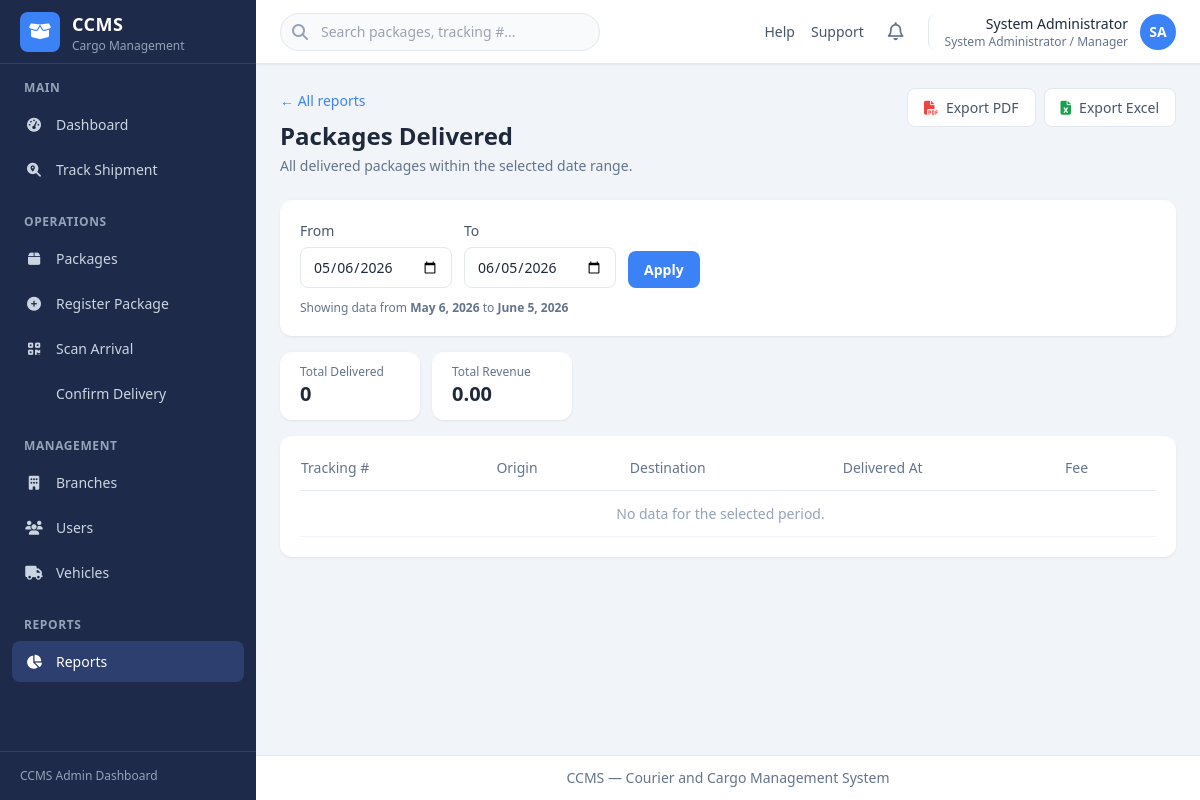
Before: /reports/packages_delivered/ (signed in) with the older database file.
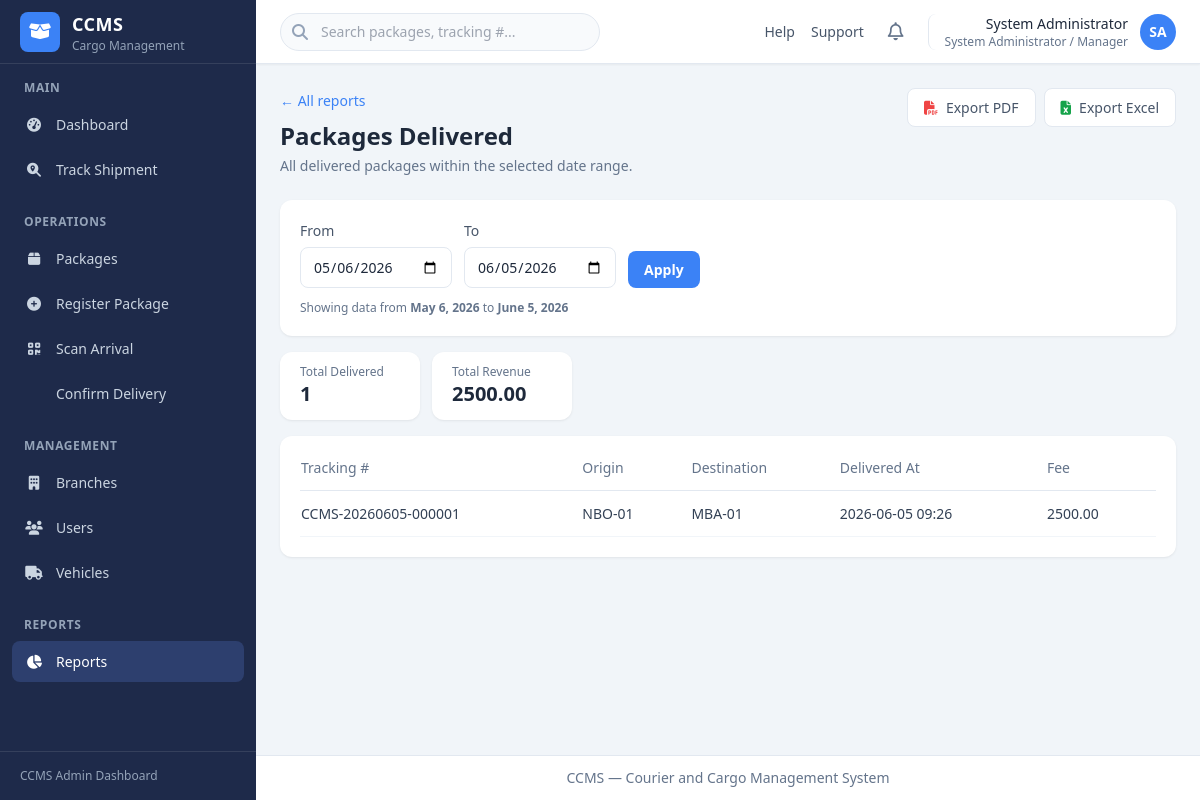
After: the same page with the newer database file.
### ccms_app/models.py (models this page shows, shortened)
class Package(models.Model):
    tracking_number = models.CharField(max_length=30, unique=True, editable=False)
    sender_full_name = models.CharField(max_length=255)
    sender_id_number = models.CharField(max_length=50)
    sender_phone = models.CharField(max_length=20)
    receiver_full_name = models.CharField(max_length=255)
    receiver_id_number = models.CharField(max_length=50)
    receiver_phone = models.CharField(max_length=20)
    package_type = models.CharField(max_length=20, choices=PackageType.choices)
    description = models.TextField(blank=True)
    quantity = models.PositiveIntegerField(default=1)
    weight = models.DecimalField(max_digits=10, decimal_places=2)
    origin_branch = models.ForeignKey(
        Branch,
        on_delete=models.PROTECT,
        related_name='outgoing_packages',
    )
    destination_branch = models.ForeignKey(
        Branch,
        on_delete=models.PROTECT,
        related_name='incoming_packages',
    )
    assigned_vehicle = models.ForeignKey(
        Vehicle,
        on_delete=models.SET_NULL,
        null=True,
        blank=True,
        related_name='shipments',
    )
    transport_fee = models.DecimalField(max_digits=12, decimal_places=2)
    status = models.CharField(
        max_length=30,
        choices=PackageStatus.choices,
        default=PackageStatus.REGISTERED,
    )
    registered_by = models.ForeignKey(
        settings.AUTH_USER_MODEL,
        on_delete=models.PROTECT,
        related_name='registered_packages',
    )
    registered_at = models.DateTimeField(auto_now_add=True)
    received_by = models.ForeignKey(
        settings.AUTH_USER_MODEL,
        on_delete=models.SET_NULL,
        null=True,
        blank=True,
        related_name='received_packages',
    )
    received_at_branch = models.ForeignKey(
        Branch,
        on_delete=models.SET_NULL,
        null=True,
        blank=True,
        related_name='received_packages',
    )
    arrived_at = models.DateTimeField(null=True, blank=True)
    delivered_by = models.ForeignKey(
        settings.AUTH_USER_MODEL,
        on_delete=models.SET_NULL,
        null=True,
        blank=True,
        related_name='delivered_packages',
    )
    delivered_at = models.DateTimeField(null=True, blank=True)
    delivery_receiver_id_number = models.CharField(max_length=50, blank=True)
    created_at = models.DateTimeField(auto_now_add=True)
    updated_at = models.DateTimeField(auto_now=True)
    class Meta:
        ordering = ['-registered_at']

class Branch(models.Model):
    name = models.CharField(max_length=255)
    code = models.CharField(max_length=20, unique=True)
    location = models.CharField(max_length=255)
    contact_number = models.CharField(max_length=20)
    is_active = models.BooleanField(default=True)
    created_at = models.DateTimeField(auto_now_add=True)
    updated_at = models.DateTimeField(auto_now=True)
    class Meta:
        ordering = ['name']
        verbose_name_plural = 'branches'

### ccms_app/views_reports.py (the view)
# urls.py: path('reports/<slug:slug>/', views_reports.report_view, name='report_view'),
@admin_required
def report_view(request, slug):
    if slug not in REPORT_DEFINITIONS:
        messages.error(request, 'Report not found.')
        return redirect('ccms_app:reports_hub')
    date_from = _parse_date_param(request.GET.get('date_from'))
    date_to = _parse_date_param(request.GET.get('date_to'))
    report_data = generate_report(slug, date_from=date_from, date_to=date_to)
    return render(request, 'ccms_app/reports/view.html', {
        'active_nav': 'reports',
        'report': report_data,
        'date_from': report_data['date_from'].isoformat(),
        'date_to': report_data['date_to'].isoformat(),
    })

### account/models.py (called while the page is built)
    @property
    def is_admin_manager(self):
        return self.role == UserRole.ADMIN_MANAGER

    @property
    def role_label(self):
        return self.get_role_display()

    def get_initials(self):
        parts = self.full_name.strip().split()
        if len(parts) >= 2:
            return (parts[0][0] + parts[-1][0]).upper()
        if parts:
            return parts[0][0].upper()
        return self.username[:1].upper()

### ccms_app/report_services.py (called while the page is built)
def _parse_dates(date_from, date_to):
    today = timezone.localdate()
    start = date_from or (today - timedelta(days=30))
    end = date_to or today
    return start, end

### ccms_app/views_reports.py (called while the page is built)
def _parse_date_param(value):
    if not value:
        return None
    try:
        from datetime import datetime
        return datetime.strptime(value, '%Y-%m-%d').date()
    except ValueError:
        return None

### templates/ccms_app/reports/view.html (shortened to what this page needs)
{% extends "base.html" %}
{% block page_header %}
<div class="mb-6 flex flex-col gap-4 lg:flex-row lg:items-start lg:justify-between">
    <div>
        <a href="{% url 'ccms_app:reports_hub' %}" class="text-sm font-medium text-brand hover:text-brand-dark">&larr; All reports</a>
        <h1 class="mt-2 text-2xl font-bold text-slate-800">{{ report.title }}</h1>
        <p class="mt-1 text-sm text-slate-500">{{ report.description }}</p>
    </div>
    <div class="flex flex-wrap gap-2">
        <a href="{% url 'ccms_app:report_export' report.slug 'pdf' %}?date_from={{ date_from }}&date_to={{ date_to }}"
           class="btn-secondary">
            <i class="fa-solid fa-file-pdf text-red-500"></i> Export PDF
        </a>
        <a href="{% url 'ccms_app:report_export' report.slug 'excel' %}?date_from={{ date_from }}&date_to={{ date_to }}"
           class="btn-secondary">
            <i class="fa-solid fa-file-excel text-green-600"></i> Export Excel
        </a>
    </div>
</div>
{% endblock %}
{% block content %}
<div class="dashboard-card mb-4">
    <form method="get" class="flex flex-col gap-3 sm:flex-row sm:items-end">
        <div>
            <label class="form-label">From</label>
            <input type="date" name="date_from" value="{{ date_from }}" class="form-input">
        </div>
        <div>
            <label class="form-label">To</label>
            <input type="date" name="date_to" value="{{ date_to }}" class="form-input">
        </div>
        <button type="submit" class="btn-primary">Apply</button>
    </form>
    <p class="mt-3 text-xs text-slate-500">
        Showing data from <strong>{{ report.date_from }}</strong> to <strong>{{ report.date_to }}</strong>
    </p>
</div>
{% if report.summary %}
<div class="mb-4 flex flex-wrap gap-3">
    {% for key, value in report.summary.items %}
    <div class="dashboard-card min-w-[140px] py-3">
        <p class="text-xs text-slate-500">{{ key }}</p>
        <p class="text-xl font-bold text-slate-800">{{ value }}</p>
    </div>
    {% endfor %}
</div>
{% endif %}
<div class="dashboard-card overflow-x-auto">
    <table class="data-table">
        <thead>
            <tr>
                {% for header in report.headers %}
                <th>{{ header }}</th>
                {% endfor %}
            </tr>
        </thead>
        <tbody>
            {% for row in report.rows %}
            <tr>
                {% for cell in row %}
                <td>{{ cell }}</td>
                {% endfor %}
            </tr>
            {% empty %}
            <tr>
                <td colspan="{{ report.headers|length }}" class="py-8 text-center text-slate-400">
                    No data for the selected period.
                </td>
            </tr>
            {% endfor %}
        </tbody>
    </table>
</div>
{% endblock %}

Changed rows visible on the page:
now on this page (row edited): Package: row "CCMS-20260605-000001"
now on this page (row unchanged): Branch: row "NBO-01"
now on this page (row unchanged): Branch: row "MBA-01"
Other visible differences:
new list line: "Total Delivered 1"
new list line: "Total Revenue 2500.00"
new list line: "2026-06-05 09:26 2500.00"
list line gone: "Total Delivered 0"
list line gone: "Total Revenue 0.00"
text no longer shown: "No data for the selected period."
